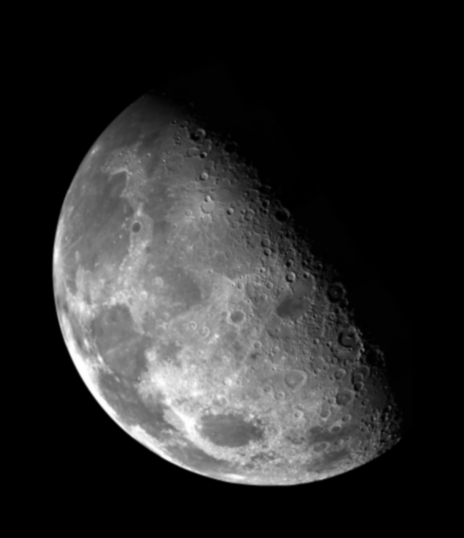
%> input picture Lab3-Intensity-transformation-main/assets/moon.tif, 464 x 538 px
$ octave Task6.m   (GNU Octave 9; MATLAB toolbox functions it lacks are replaced by stand-ins)
%> lines starting %> are read from the running program, lines starting %| are printed output that depends on the picture
clear all
close all
f = imread('assets/moon.tif');
%> f is the input picture: size 538x464 uint8; min 0, max 254, mean 42.6

w_lap = fspecial('laplacian', 1.0)
w_sob = fspecial('sobel')

g_lap = imfilter(f, w_lap, 0);
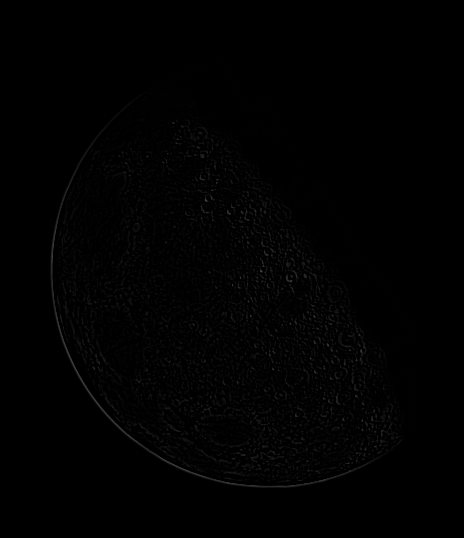
%> g_lap: size 538x464 uint8; min 0, max 69, mean 1.4
g_sob = imfilter(f, w_sob, 0);
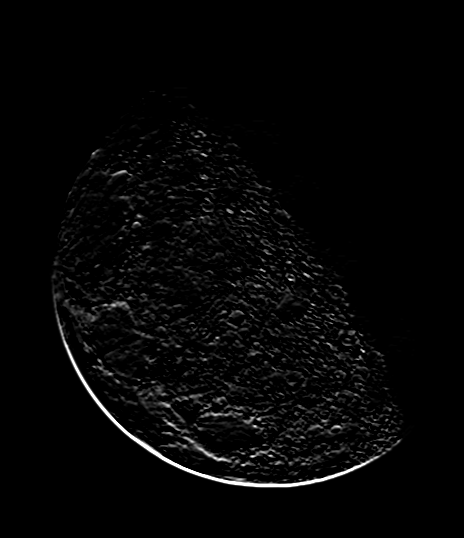
%> g_sob: size 538x464 uint8; min 0, max 255, mean 5.8

g_unsh = imsharpen(f, "Radius", 1.2, "Amount", 1.0, "Threshold", 0.02)

size(f)
%> ans = [538 464]
size(g_lap)
%> ans = [538 464]
size(g_sob)
%> ans = [538 464]
size(g_unsh)
%> ans = [538 464]

M = cat(4, f, g_lap, g_sob, g_unsh);
figure; montage(M);
%> after `montage(M)`:
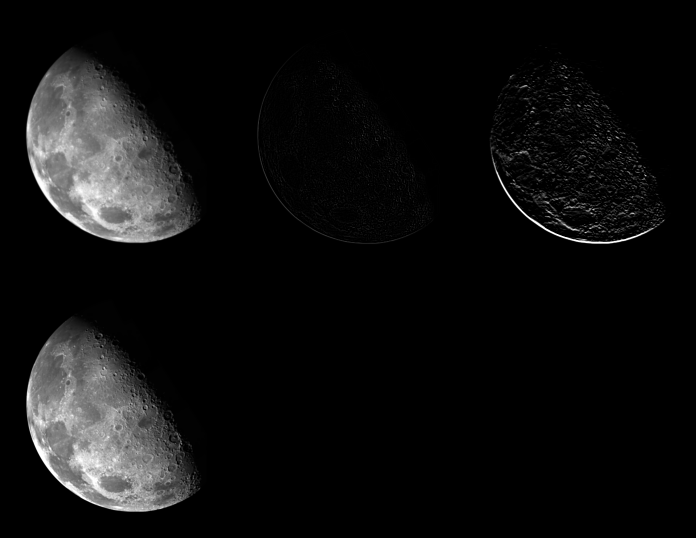
%> displayed picture: size 1076x1392, on the screen's scale of 0 to 255 (shown at 1/2 size); min 0, max 255, mean 15.4

$ run again, with Lab3-Intensity-transformation-main/assets/bonescan-front.tif copied over Lab3-Intensity-transformation-main/assets/moon.tif
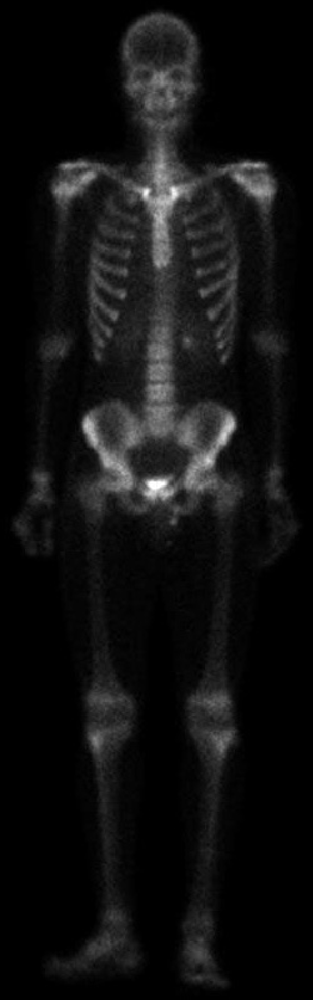
%> input picture Lab3-Intensity-transformation-main/assets/bonescan-front.tif, 313 x 1000 px, shrunk from 513 x 1641 before the run
%> f is the input picture: size 1000x313 uint8; min 0, max 255, mean 16.7
%> `g_sob = imfilter(f, w_sob, 0);`:
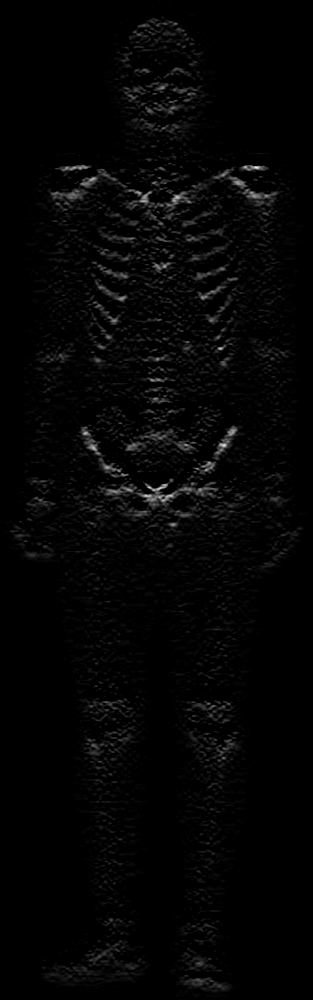
%> g_sob: size 1000x313 uint8; min 0, max 244, mean 4.7
%> `montage(M)`:
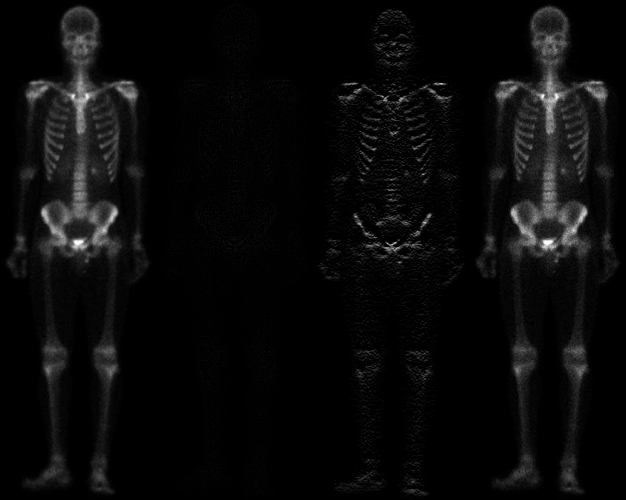
%> displayed picture: size 1000x1252, on the screen's scale of 0 to 255 (shown at 1/2 size); min 0, max 255, mean 9.8
